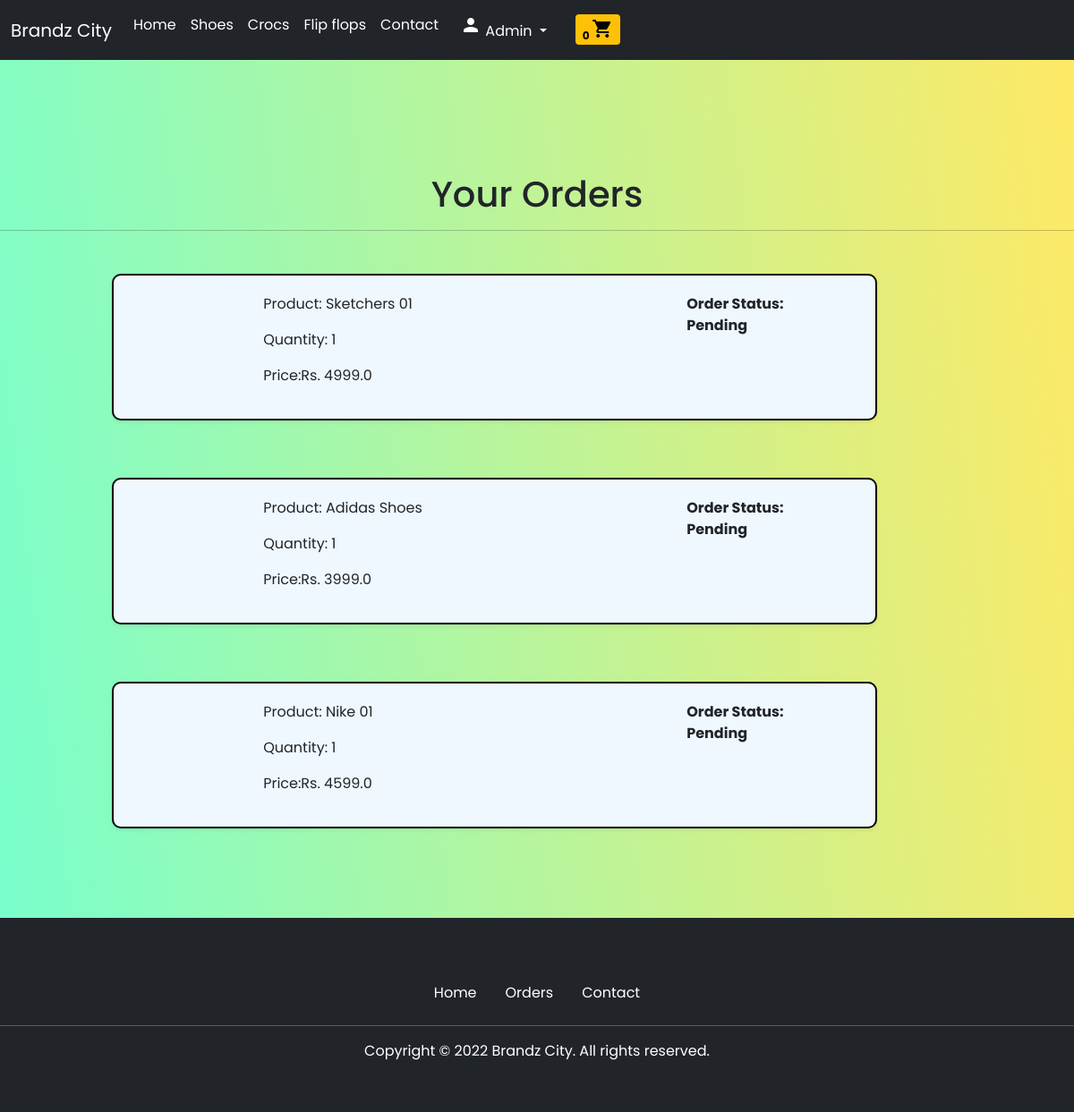
/orders/ (signed in), run on the app's committed database.
### app/models.py (models this page shows, shortened)
class OrderPlaced(models.Model):
    user = models.ForeignKey(User, on_delete=models.CASCADE)
    customer = models.ForeignKey(Customer, on_delete=models.CASCADE)
    product = models.ForeignKey(Product, on_delete=models.CASCADE)
    quantity = models.PositiveIntegerField(default=1)
    ordered_date = models.DateTimeField(auto_now_add=True)
    status = models.CharField(choices=STATUS_CHOICES,
                              default='Pending', max_length=50)
    @property
    def total_cost(self):
        return self.quantity * self.product.price

class Product(models.Model):
    title = models.CharField(max_length=500)
    description = models.CharField(max_length=5000)
    size_available = models.CharField(max_length=150)
    original_price = models.FloatField()
    price = models.FloatField()
    category = models.CharField(choices=CATEGORY_CHOICES, max_length=2)
    product_img = models.ImageField(upload_to='productimg')
    is_active = models.BooleanField(default=True)
    quantity = models.IntegerField(default=1)

### app/views.py (the view)
# urls.py: path('orders/', views.orders, name='orders'),
@login_required
def orders(request):
    total_items = 0
    if request.user.is_authenticated:
        total_items = len(Cart.objects.filter(user=request.user))
    orders_placed = OrderPlaced.objects.filter(user=request.user)
    return render(request, 'app/orders.html', {'orders': orders_placed, 'total_items': total_items})

### app/templates/app/orders.html (shortened to what this page needs)
{% extends 'app/base.html' %}
{% load static %}
{% block body_block %}
<div class="container jumbotron" style="margin-top:10.5%">
    <h1 class="text-center">Your Orders</h1>
</div>
<hr>
{% for op in orders %}
<div class="container my-5">
    <div class="row">
        <div class="col-sm-9 offset-sm-1">
            <div class="row shadow-sm mb-3 custom-order">
                <div class="col-sm-2">
                </div>
                <div class="col-sm-7">
                    <p>Product: {{op.product.title}}</p>
                    <p>Quantity: {{op.quantity}}</p>
                    <p>Price:Rs. {{op.total_cost}}</p>
                </div>
                <div class="col-sm-3 fw-bold">
                    <p>Order Status: {{op.status}}</p>
                                </div>
                            </div>
                        </div>
                    </div>
                </div>
    {% endfor %}
{% endblock body_block %}

### app/templates/app/base.html (shortened to what this page needs)
<!DOCTYPE html>
{% load static %}
<html lang="en">
<head>
    <link href="https://cdn.jsdelivr.net/npm/bootstrap@5.1.0/dist/css/bootstrap.min.css" rel="stylesheet"
>
    <link rel="stylesheet" href="https://unpkg.com/swiper/swiper-bundle.min.css" />
    <link rel="stylesheet" href="{% static 'app/css/style.css' %}">
    <link rel="stylesheet" href="{% static 'app/css/home.css' %}">
</head>
<body>
    <nav class="navbar sticky custom-nav navbar-expand-lg navbar-dark bg-dark">
        <div class="container-fluid">
            <div style="display: flex;">
                <a class="navbar-brand custom-brand" href="/">Brandz City</a>
            </div>
            <div class="collapse navbar-collapse" id="navbarSupportedContent">
                <ul class="navbar-nav me-auto mb-2 mb-lg-0">
                    <li class="nav-item">
                        <a class="nav-link active" aria-current="page" href="/">Home</a>
                    </li>
                    <li class="nav-item">
                        <a class="nav-link active" aria-current="page" href="/#shoes">Shoes</a>
                    </li>
                    <li class="nav-item">
                        <a class="nav-link active" aria-current="page" href="/#crocs">Crocs</a>
                    </li>
                    <li class="nav-item">
                        <a class="nav-link active" aria-current="page" href="/#flips">Flip flops</a>
                    </li>
                    <li class="nav-item">
                        <a class="nav-link active" aria-current="page" href="#">Contact</a>
                    </li>
                    <li class="nav-item dropdown mx-2">
                        {% if request.user.is_authenticated %}
                        <a class="nav-link dropdown-toggle text-white" href="#" id="profileDropdown" role="button"
                            data-bs-toggle="dropdown" aria-expanded="false">
                            <div class="material-icons">
                                <span class="material-icons-round">
                                </span>
                            </div>
                            {{request.user.username|capfirst}}
                        </a>
                    </li>
                    <li class="nav-item mx-2">
                        <a href="{% url 'display_cart' %}" class="nav-link text-white">
                            <span class="badge bg-warning text-black">{{total_items}} <span
                                    class="material-icons">shopping_cart</span></span>
                        </a>
                    </li>
                    {% endif %}
                </ul>
            </div>
        </div>
    </nav>
    {% block body_block %} {% endblock body_block %}
    <footer class="bg-dark" style="margin-top: 7%;">
        <div class="container text-center" style="text-align: center;">
            <li>
                <div style="display: flex; justify-content: center;" class="text-center">
                    <a class="nav-link active text-white" aria-current="page" href="/">Home</a>
                    {% if request.user.is_authenticated %}
                    <a class="nav-link active text-white" aria-current="page" href="{% url 'orders' %}">Orders</a>
                    {% endif %}
                    <a class="nav-link active text-white" aria-current="page" href="#">Contact</a>
                </div>
            </li>
        </div>
        <hr class="text-white">
        <div class="container text-center">
            <p class="text-white">Copyright &copy; 2022 Brandz City. All rights reserved.</p>
        </div>
    </footer>
</body>
</html>

### app/static/app/css/style.css (style rules this page uses)
* { margin: 0; padding: 0; }
html { scroll-behavior: smooth; }
body { font-family: "Poppins", sans-serif; }
footer { padding: 40px 0; margin-bottom: -16px; bottom: -20; }

### app/static/app/css/home.css (style rules this page uses)
.sticky { position: sticky; top: 0; width: 100%; z-index: 100; }

### app/templates/app/base.html (style rules this page uses)
.sticky { position: sticky; top: 0; z-index: 100; width: 100%; }

### app/templates/app/orders.html (style rules this page uses)
body { background: rgb(118, 255, 206); background: linear-gradient(83deg, rgba(118, 255, 206, 1) 0%, rgba(255, 233, 101, 1) 100%, rgba(255, 233, 101, 1) 100%); }
.custom-order { border: 2px solid black; border-radius: 10px; background-color: aliceblue; padding: 20px; }

### data on the page
OrderPlaced: product "Sketchers 01", quantity "1", total_cost "4999.0", status "Pending"
OrderPlaced: product "Adidas Shoes", quantity "1", total_cost "3999.0", status "Pending"
OrderPlaced: product "Nike 01", quantity "1", total_cost "4599.0", status "Pending"

### other printed values
{{ request.user.username|capfirst }} "Admin"
{{ total_items }} "0"
